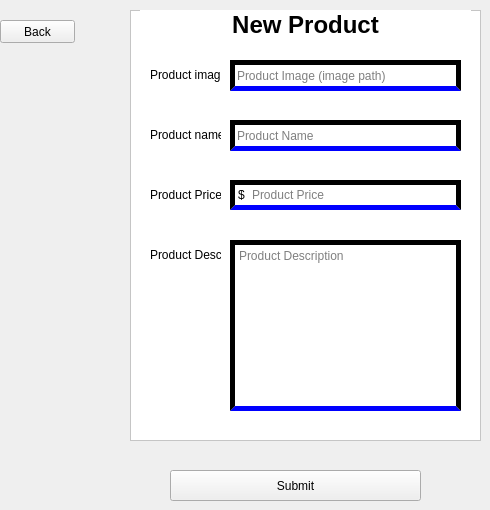
            <widget class="QWidget" name="page_3">
             <widget class="QPushButton" name="create_store_submit_button_2">
              <property name="geometry">
               <rect>
                <x>170</x>
                <y>470</y>
                <width>251</width>
                <height>31</height>
               </rect>
              </property>
              <property name="styleSheet">
               <string notr="true">
QPushButton {
                
	background-color: blue;
                border: none;
                border-radius: 5px;

				color: white
            }
QPushButton:hover {
                background-color: gray;
            };
</string>
              </property>
              <property name="text">
               <string>Submit</string>
              </property>
             </widget>
             <widget class="QFrame" name="frame_26">
              <property name="geometry">
               <rect>
                <x>130</x>
                <y>10</y>
                <width>351</width>
                <height>431</height>
               </rect>
              </property>
              <property name="styleSheet">
               <string notr="true">background-color: rgb(255, 255, 255);</string>
              </property>
              <property name="frameShape">
               <enum>QFrame::StyledPanel</enum>
              </property>
              <property name="frameShadow">
               <enum>QFrame::Raised</enum>
              </property>
              <widget class="QLineEdit" name="mall_name_edit_2">
               <property name="geometry">
                <rect>
                 <x>100</x>
                 <y>110</y>
                 <width>231</width>
                 <height>31</height>
                </rect>
               </property>
               <property name="styleSheet">
                <string notr="true">font: 8pt &quot;CentSchbkCyrill BT&quot;;
text-decoration: none;
border: 5px solid;
border-bottom-color: blue</string>
               </property>
               <property name="text">
                <string/>
               </property>
               <property name="placeholderText">
                <string>Product Name</string>
               </property>
               <property name="clearButtonEnabled">
                <bool>true</bool>
               </property>
              </widget>
              <widget class="QLabel" name="fill_in_details_label_2">
               <property name="geometry">
                <rect>
                 <x>10</x>
                 <y>0</y>
                 <width>331</width>
                 <height>31</height>
                </rect>
               </property>
               <property name="styleSheet">
                <string notr="true">border: none</string>
               </property>
               <property name="text">
                <string>&lt;html&gt;&lt;head/&gt;&lt;body&gt;&lt;p&gt;&lt;span style=&quot; font-size:18pt; font-weight:600;&quot;&gt;New Product&lt;/span&gt;&lt;/p&gt;&lt;/body&gt;&lt;/html&gt;</string>
               </property>
               <property name="alignment">
                <set>Qt::AlignCenter</set>
               </property>
              </widget>
              <widget class="QLabel" name="mall_name_label_2">
               <property name="geometry">
                <rect>
                 <x>20</x>
                 <y>110</y>
                 <width>71</width>
                 <height>31</height>
                </rect>
               </property>
               <property name="styleSheet">
                <string notr="true">border: none</string>
               </property>
               <property name="text">
                <string>&lt;html&gt;&lt;head/&gt;&lt;body&gt;&lt;p align=&quot;center&quot;&gt;Product name:&lt;/p&gt;&lt;/body&gt;&lt;/html&gt;</string>
               </property>
              </widget>
              <widget class="QLabel" name="mall_address_label_2">
               <property name="geometry">
                <rect>
                 <x>20</x>
                 <y>170</y>
                 <width>71</width>
                 <height>31</height>
                </rect>
               </property>
               <property name="styleSheet">
                <string notr="true">border: none</string>
               </property>
               <property name="text">
                <string>&lt;html&gt;&lt;head/&gt;&lt;body&gt;&lt;p align=&quot;center&quot;&gt;Product Price:&lt;/p&gt;&lt;/body&gt;&lt;/html&gt;</string>
               </property>
              </widget>
              <widget class="QLabel" name="mall_owner_label_2">
               <property name="geometry">
                <rect>
                 <x>20</x>
                 <y>50</y>
                 <width>71</width>
                 <height>31</height>
                </rect>
               </property>
               <property name="styleSheet">
                <string notr="true">border: none</string>
               </property>
               <property name="text">
                <string>&lt;html&gt;&lt;head/&gt;&lt;body&gt;&lt;p align=&quot;center&quot;&gt;Product image:&lt;/p&gt;&lt;/body&gt;&lt;/html&gt;</string>
               </property>
              </widget>
              <widget class="QLabel" name="mall_logo_label_2">
               <property name="geometry">
                <rect>
                 <x>20</x>
                 <y>230</y>
                 <width>71</width>
                 <height>31</height>
                </rect>
               </property>
               <property name="styleSheet">
                <string notr="true">border: none</string>
               </property>
               <property name="text">
                <string>&lt;html&gt;&lt;head/&gt;&lt;body&gt;&lt;p align=&quot;center&quot;&gt;Product Desc:&lt;/p&gt;&lt;/body&gt;&lt;/html&gt;</string>
               </property>
              </widget>
              <widget class="QLineEdit" name="mall_address_edit_2">
               <property name="geometry">
                <rect>
                 <x>120</x>
                 <y>170</y>
                 <width>211</width>
                 <height>30</height>
                </rect>
               </property>
               <property name="styleSheet">
                <string notr="true">font: 8pt &quot;CentSchbkCyrill BT&quot;;
text-decoration: none;
border: 5px solid;
border-left: none;
border-bottom-color: blue</string>
               </property>
               <property name="text">
                <string/>
               </property>
               <property name="readOnly">
                <bool>false</bool>
               </property>
               <property name="placeholderText">
                <string>Product Price</string>
               </property>
               <property name="clearButtonEnabled">
                <bool>true</bool>
               </property>
              </widget>
              <widget class="QLineEdit" name="mall_logo_edit_2">
               <property name="geometry">
                <rect>
                 <x>100</x>
                 <y>50</y>
                 <width>231</width>
                 <height>31</height>
                </rect>
               </property>
               <property name="styleSheet">
                <string notr="true">font: 8pt &quot;CentSchbkCyrill BT&quot;;
text-decoration: none;
border: 5px solid;
border-bottom-color: blue</string>
               </property>
               <property name="text">
                <string/>
               </property>
               <property name="placeholderText">
                <string>Product Image (image path)</string>
               </property>
               <property name="clearButtonEnabled">
                <bool>true</bool>
               </property>
              </widget>
              <widget class="QLabel" name="label_47">
               <property name="geometry">
                <rect>
                 <x>100</x>
                 <y>170</y>
                 <width>21</width>
                 <height>30</height>
                </rect>
               </property>
               <property name="styleSheet">
                <string notr="true">font: 8pt &quot;CentSchbkCyrill BT&quot;;
text-decoration: none;
border: 5px solid;
border-right: none;
border-bottom-color: blue</string>
               </property>
               <property name="text">
                <string>$</string>
               </property>
              </widget>
              <widget class="QTextEdit" name="textEdit_2">
               <property name="geometry">
                <rect>
                 <x>100</x>
                 <y>230</y>
                 <width>231</width>
                 <height>171</height>
                </rect>
               </property>
               <property name="styleSheet">
                <string notr="true">font: 8pt &quot;CentSchbkCyrill BT&quot;;
text-decoration: none;
border: 5px solid;
border-bottom-color: blue</string>
               </property>
               <property name="placeholderText">
                <string>Product Description</string>
               </property>
              </widget>
             </widget>
             <widget class="QPushButton" name="back_to_products_page_button_4">
              <property name="geometry">
               <rect>
                <x>0</x>
                <y>20</y>
                <width>75</width>
                <height>23</height>
               </rect>
              </property>
              <property name="styleSheet">
               <string notr="true">
QPushButton {
                
	background-color: blue;
                border: none;
                border-radius: 5px;

				color: white
            }
QPushButton:hover {
                background-color: gray;
            };
</string>
              </property>
              <property name="text">
               <string>Back</string>
              </property>
             </widget>
            </widget>
